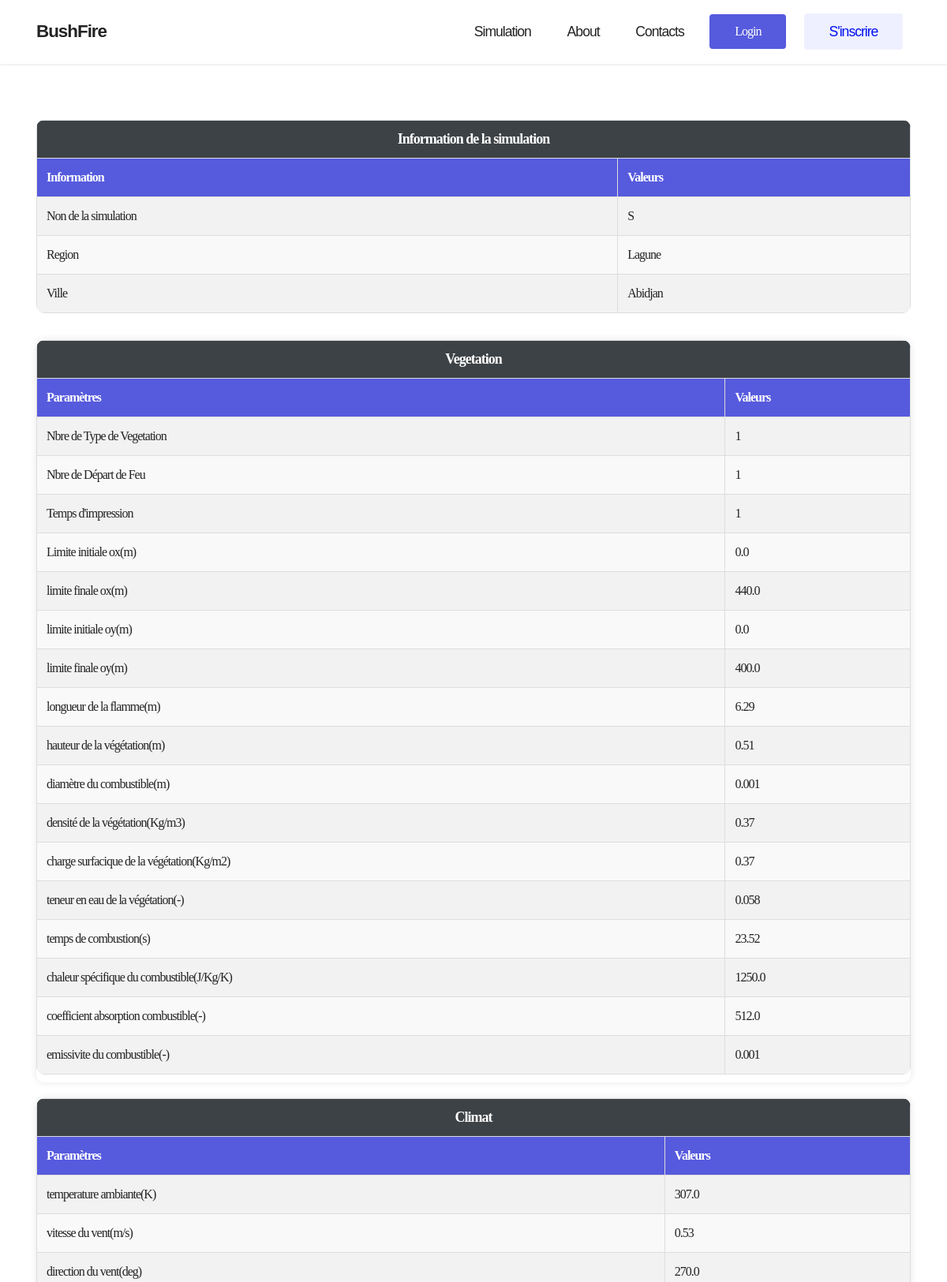
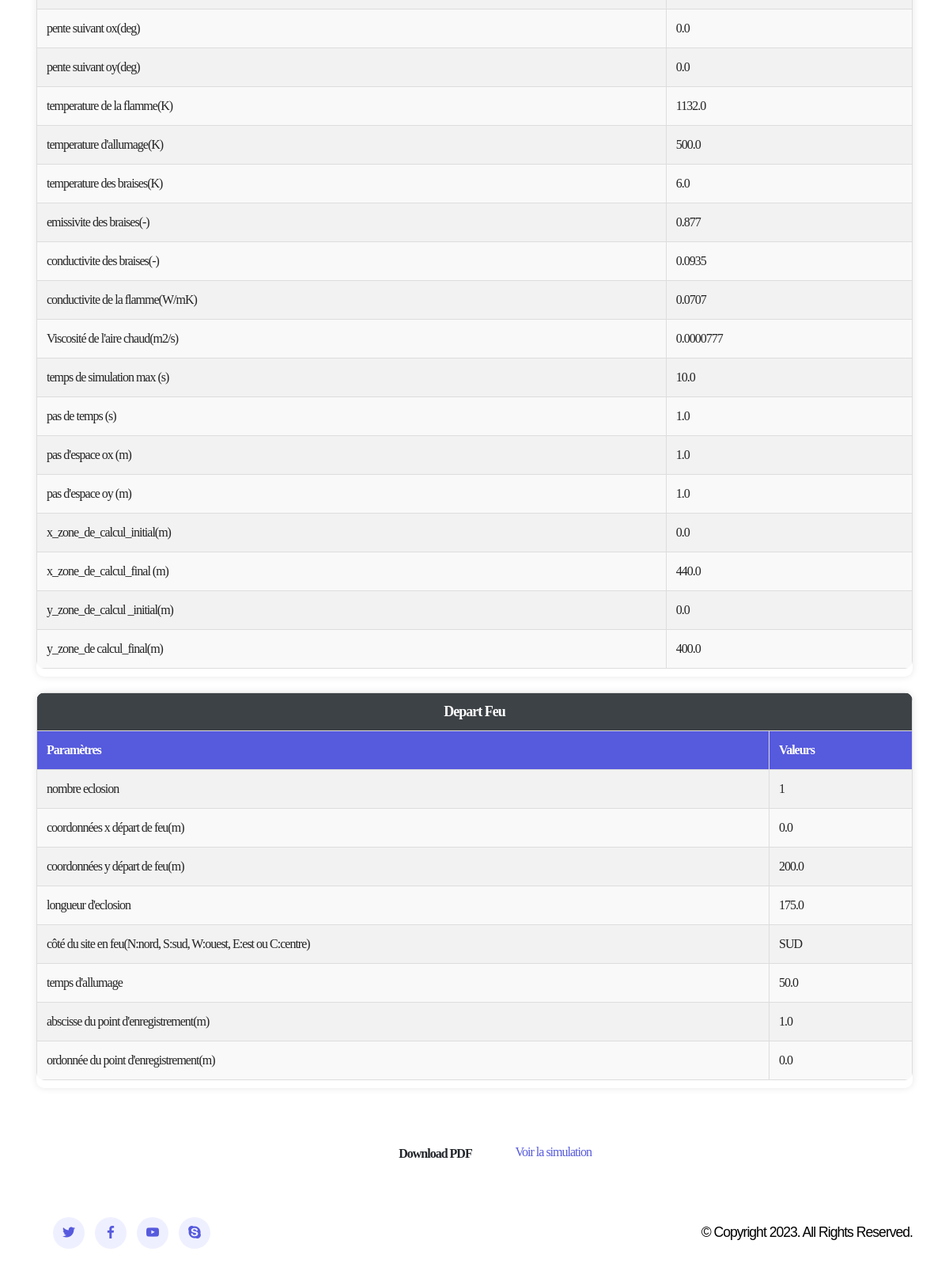
Screenshot of /simulation/31/ with the database file from the repository (2 pictures, top to bottom).
### simulation/models.py (models this page shows, shortened)
class Simulation(models.Model):
    typeVegetation = models.IntegerField(default=0)
    nbrDepartFeu = models.IntegerField(default=0)
    timp = models.IntegerField(default=0)
    x1veg = models.FloatField(default=0.0)
    x2veg = models.FloatField(default=0.0)
    y1veg = models.FloatField(default=0.0)
    y2veg = models.FloatField(default=0.0)
    hauteurFlamme = models.FloatField(default=0.0)
    hauteurFuelBed = models.FloatField(default=0.0)
    diametreFuelBed = models.FloatField(default=0.0)
    densiteFuelBed = models.FloatField(default=0.0)
    chargeSurface = models.FloatField(default=0.0)
    teneurEnEau = models.FloatField(default=0.0)
    timeCombustion = models.FloatField(default=0.0)
    chaleurSpecFeulBed = models.FloatField(default=0.0)
    absorptionFuelBed = models.FloatField(default=0.0)
    emissiviteFuelBed = models.FloatField(default=0.0)
    temperatureAir = models.FloatField(default=0.0)
    vitesseDuVent = models.FloatField(default=0.0)
    directionDuVen = models.FloatField(default=0.0)
    pentex = models.FloatField(default=0.0)
    pentey = models.FloatField(default=0.0)
    temperatureFlamme = models.FloatField(default=0.0)
    temperatureAllumage = models.FloatField(default=0.0)
    temperatureBrais = models.FloatField(default=0.0)
    emissiviteBraise = models.FloatField(default=0.0)
    conductiviteBraise = models.FloatField(default=0.0)
    conductiviteFlamme = models.FloatField(default=0.0)
    viscositeAirChau = models.FloatField(default=0.0)
    timeMax = models.FloatField(default=0.0)
    deltat = models.FloatField(default=0.0)
    deltax = models.FloatField(default=0.0)
    deltay = models.FloatField(default=0.0)
    xDebut = models.FloatField(default=0.0)
    xFin = models.FloatField(default=0.0)
    yDebut = models.FloatField(default=0.0)
    yFin = models.FloatField(default=0.0)
    nbEclosion = models.IntegerField(default=0)
    xEclosion = models.FloatField(default=0.0)
    yEclosion = models.FloatField(default=0.0)
    coteSiteFeu = models.CharField(default='', max_length=10)
    timeAllumage = models.FloatField(default=0.0)
    xenreg = models.FloatField(default=0.0)
    yenreg = models.FloatField(default=0.0)
    longueurEclosion = models.FloatField(default=0.0)
    graphic_urls = models.CharField(default='',max_length=10000)
    name = models.CharField(max_length=100)
    region = models.CharField(max_length=100, default='')
    ville = models.CharField(max_length=100, default='')
    created_on = models.DateTimeField(auto_now_add=True)
    updated_on = models.DateTimeField(auto_now=True)
    is_completed = models.BooleanField(default=False)
    user = models.ForeignKey(settings.AUTH_USER_MODEL, on_delete=models.CASCADE,
        related_name="simulation")
    class Meta:
        app_label = "simulation"
        db_table = "simulations"
        verbose_name = "simulation"
        verbose_name_plural = "simulations"

### simulation/views.py (the view)
# urls.py: path("simulation/<int:pk>/", detail_simulation, name="detail_simulation"),
def detail_simulation(request,pk):
    simulation = get_object_or_404(Simulation, pk=pk)
    return render(request, 'simulation/simulation_detail.html', {'simulation': simulation})

### simulation/templates/simulation/simulation_detail.html (shortened to what this page needs)
{% extends 'simulation/index.html' %}
{% block content %}
<div class="gallery_section layout_padding">
  <br><br><br>
  <div class="container">
    <div class="basic-info">
      <table>
        <thead>
          <tr>
            <th colspan="4" class="table-title">Information de la simulation</th>
          </tr>
          <tr>
            <th>Information</th>
            <th>Valeurs</th>
          </tr>
        </thead>
        <tbody>
          <tr>
            <td>Non de la simulation</td>
            <td>{{ simulation.name }}</td>
          </tr>
          <tr>
            <td>Region</td>
            <td>{{ simulation.region }}</td>
          </tr>
          <tr>
            <td>Ville</td>
            <td>{{ simulation.ville }}</td>
          </tr>
        </tbody>
      </table>
      <br>
    </div>
    <div class="row">
      <div class="col-sm-12">
        </head>
        <body>
          <div class="table-container">
            <table>
              <thead>
                <tr>
                  <th colspan="5" class="table-title">Vegetation</th>
                </tr>
                <tr>
                  <th>Paramètres</th>
                  <th>Valeurs</th>
                </tr>
              </thead>
              <tbody>
                <tr>
                  <td>Nbre de Type de Vegetation</td>
                  <td>{{ simulation.typeVegetation }}</td>
                </tr>
                <tr>
                  <td>Nbre de Départ de Feu</td>
                  <td>{{ simulation.nbrDepartFeu }}</td>
                </tr>
                <tr>
                  <td>Temps d'impression</td>
                  <td>{{ simulation.timp }}</td>
                </tr>
                <tr>
                  <td>Limite initiale ox(m)</td>
                  <td>{{ simulation.x1veg }}</td>
                </tr>
                <tr>
                  <td> limite finale ox(m)</td>
                  <td>{{ simulation.x2veg }}</td>
                </tr>
                <tr>
                  <td>limite initiale oy(m)</td>
                  <td>{{ simulation.y1veg }}</td>
                </tr>
                <tr>
                  <td>limite finale oy(m)
                  </td>
                  <td>{{ simulation.y2veg }}</td>
                </tr>
                <tr>
                  <td>longueur de la flamme(m)
                  </td>
                  <td>{{ simulation.hauteurFlamme }}</td>
                </tr>
                <tr>
                  <td>hauteur de la végétation(m)
                  </td>
                  <td>{{ simulation.hauteurFuelBed }}</td>
                </tr>
                <tr>
                  <td>diamètre du combustible(m)
                  </td>
                  <td>{{ simulation.diametreFuelBed }}</td>
                </tr>
                <tr>
                  <td>densité de la végétation(Kg/m3)
                  </td>
                  <td>{{ simulation.densiteFuelBed }}</td>
                </tr>
                <tr>
                  <td>charge surfacique de la végétation(Kg/m2)</td>
                  <td>{{ simulation.chargeSurface }}</td>
                </tr>
                <tr>
                  <td>teneur en eau de la végétation(-)
                  </td>
                  <td>{{ simulation.teneurEnEau }}</td>
                </tr>
                <tr>
                  <td>temps de combustion(s)
                  </td>
                  <td>{{ simulation.timeCombustion }}</td>
                </tr>
                <tr>
                  <td>chaleur spécifique du combustible(J/Kg/K)
                  </td>
                  <td>{{ simulation.chaleurSpecFeulBed }}</td>
                </tr>
                <tr>
                  <td>coefficient absorption combustible(-)
                  </td>
                  <td>{{ simulation.absorptionFuelBed }}</td>
                </tr>
                <tr>
                  <td>emissivite du combustible(-)
                  </td>
                  <td>{{ simulation.emissiviteFuelBed }}</td>
                </tr>
              </tbody>
            </table>
          </div>
          <div class="table-container">
            <table>
              <thead>
                <tr>
                  <th colspan="4" class="table-title">Climat</th>
                </tr>
                <tr>
                  <th>Paramètres</th>
                  <th>Valeurs</th>
                </tr>
              </thead>
              <tbody>
                <tr>
                  <td>temperature ambiante(K)</td>
                  <td>{{ simulation.temperatureAir }}</td>
                </tr>
                <tr>
                  <td>vitesse du vent(m/s) </td>
                  <td>{{ simulation.vitesseDuVent }}</td>
                </tr>
                <tr>
                  <td>direction du vent(deg)</td>
                  <td>{{ simulation.directionDuVen }}</td>
                </tr>
                <tr>
                  <td>pente suivant ox(deg)</td>
                  <td>{{ simulation.pentex }}</td>
                </tr>
                <tr>
                  <td>pente suivant oy(deg) </td>
                  <td>{{ simulation.pentey }}</td>
                </tr>
                <tr>
                  <td>temperature de la flamme(K)</td>
                  <td>{{ simulation.temperatureFlamme }}</td>
                </tr>
                <tr>
                  <td>temperature d'allumage(K)</td>
                  <td>{{ simulation.temperatureAllumage }}</td>
                </tr>
                <tr>
                  <td>temperature des braises(K)</td>
                  <td>{{ simulation.temperatureBrais }}</td>
                </tr>
                <tr>
                  <td>emissivite des braises(-) </td>
                  <td>{{ simulation.emissiviteBraise }}</td>
                </tr>
                <tr>
                  <td>conductivite des braises(-)
                  </td>
                  <td>{{ simulation.conductiviteBraise }}</td>
                </tr>
                <tr>
                  <td>conductivite de la flamme(W/mK)</td>
                  <td>{{ simulation.conductiviteFlamme }}</td>
                </tr>
                <tr>
                  <td>Viscosité de l'aire chaud(m2/s)</td>
                  <td>{{ simulation.viscositeAirChau }}</td>
                </tr>
                <tr>
                  <td>temps de simulation max (s)</td>
                  <td>{{ simulation.timeMax }}</td>
                </tr>
                <tr>
                  <td>pas de temps (s)</td>
                  <td>{{ simulation.deltat }}</td>
                </tr>
                <tr>
                  <td>pas d'espace ox (m)</td>
                  <td>{{ simulation.deltax }}</td>
                </tr>
                <tr>
                  <td>pas d'espace oy (m) </td>
                  <td>{{ simulation.deltay }}</td>
                </tr>
                <tr>
                  <td>x_zone_de_calcul_initial(m)</td>
                  <td>{{ simulation.xDebut }}</td>
                </tr>
                <tr>
                  <td>x_zone_de_calcul_final (m)</td>
                  <td>{{ simulation.xFin }}</td>
                </tr>
                <tr>
                  <td>y_zone_de_calcul _initial(m)</td>
                  <td>{{ simulation.yDebut }}</td>
                </tr>
                <tr>
                  <td>y_zone_de calcul_final(m)</td>
                  <td>{{ simulation.yFin }}</td>
                </tr>
              </tbody>
            </table>
          </div>
          <div class="table-container">
            <table>
              <thead>
                <tr>
                  <th colspan="4" class="table-title">Depart Feu</th>
                </tr>
                <tr>
                  <th>Paramètres</th>
                  <th>Valeurs</th>
                </tr>
              </thead>
              <tbody>
                <tr>
                  <td>nombre eclosion</td>
                  <td>{{ simulation.nbEclosion }}</td>
                </tr>
                <tr>
                  <td>coordonnées x départ de feu(m)</td>
                  <td>{{ simulation.xEclosion }}</td>
                </tr>
                <tr>
                  <td>coordonnées y départ de feu(m)</td>
                  <td>{{ simulation.yEclosion }}</td>
                </tr>
                <tr>
                  <td>longueur d'eclosion</td>
                  <td>{{ simulation.longueurEclosion }}</td>
                </tr>
                <tr>
                  <td>côté du site en feu(N:nord, S:sud, W:ouest, E:est ou C:centre)</td>
                  <td>{{ simulation.coteSiteFeu }}</td>
                </tr>
                <tr>
                  <td>temps d'allumage</td>
                  <td>{{ simulation.timeAllumage }}</td>
                </tr>
                <tr>
                  <td>abscisse du point d'enregistrement(m)</td>
                  <td>{{ simulation.xenreg }}</td>
                </tr>
                <tr>
                  <td>ordonnée du point d'enregistrement(m)</td>
                  <td>{{ simulation.yenreg }}</td>
                </tr>
              </tbody>
            </table>
          </div>
        </body>
      </div>
    </div>
  </div>
  <center><div class="loader"></div><br></center>
</div>
<center class="center-action">
{% if user == simulation.user %}
  <a class="btn btn-outlined" id="download">Telecharger en PDF</a>
  <a class="btn btn-secondary" href="{% url 'update_simulation' simulation.id %}">Modifier </a>
  <a class="btn btn-secondary" href="{% url 'delete_simulation' simulation.id %}">Supprimer</a>
  {% if simulation.is_completed %}
  <a href="{% url 'view_graphic' pk=simulation.pk %}">Voir la simulation</a>
  {% else %}
    <a class="btn btn-primary" id="sim" href="{% url 'simulate' pk=simulation.pk %}">Simuler</a>
  {% endif %}
{% else %}
  <a class="btn btn-outlined" id="download">Download PDF</a>
  {% if simulation.is_completed %}
  <a href="{% url 'view_graphic' pk=simulation.pk %}">Voir la simulation</a>
  {% endif %}
{% endif %}
</center>
{% endblock %}

### static/assets/theme/css/style.css (style rules this page uses)
body { font-style: normal; line-height: 1.5; font-weight: 400; color: #232323; position: relative; letter-spacing: -1px; }
section, .container, .container-fluid { position: relative; word-wrap: break-word; }
a { font-style: normal; font-weight: 400; cursor: pointer; }
a, a:hover { text-decoration: none; }
h1, h2, h3, h4, h5, h6, .display-1, .display-2, .display-4, .display-5, .display-7, span, p, a { line-height: 1; word-break: break-word; word-wrap: break-word; font-weight: 400; }
.btn { font-weight: 600; border-width: 1px; font-style: normal; margin: 0.6rem 0.6rem; white-space: normal; transition: all 0.2s ease-in-out; display: inline-flex; align-items: center; justify-content: center; word-break: break-word; }
.row { display: -webkit-flex; -webkit-flex-wrap: wrap; }
html, body { height: auto; min-height: 100vh; }
@media (min-width: 992px) { .container { padding-left: 16px; padding-right: 16px; } }
@media (min-width: 992px) { .row { margin-left: -16px; margin-right: -16px; } }
@media (min-width: 992px) { .row>[class*=col] { padding-left: 16px; padding-right: 16px; } }

### static/assets/mobirise/css/mbr-additional.css (style rules this page uses)
body { font-family: Kantumruy Pro; }
.btn { padding: 1rem 2.6rem; border-radius: 4px; }
a, a:hover { color: #565add; }
body { overflow-x: hidden; }
a { transition: color 0.6s; }

### simulation/templates/simulation/simulation_detail.html (style rules this page uses)
.table-container { margin-bottom: 20px; box-shadow: 0 0 10px rgba(0, 0, 0, 0.1); border-radius: 10px; overflow: hidden; }
table { width: 100%; border-collapse: collapse; margin-bottom: 10px; border-radius: 10px; overflow: hidden; }
th, td { border: 1px solid #ddd; padding: 12px; text-align: left; }
th { background-color: #565add; color: white; font-weight: bold; }
tbody tr:nth-child(even) { background-color: #f9f9f9; }
tbody tr:nth-child(odd) { background-color: #f2f2f2; }
.table-title { text-align: center; font-weight: bold; font-size: 18px; margin-bottom: 10px; background-color: #3d4246; color: white; padding: 10px; }

### rows the page displays
Simulation: name "S", region "Lagune", ville "Abidjan", typeVegetation "1", nbrDepartFeu "1", timp "1", x1veg "0.0", x2veg "440.0", y1veg "0.0", y2veg "400.0", hauteurFlamme "6.29", hauteurFuelBed "0.51", diametreFuelBed "0.001", densiteFuelBed "0.37", chargeSurface "0.37", teneurEnEau "0.058", timeCombustion "23.52", chaleurSpecFeulBed "1250.0", absorptionFuelBed "512.0", emissiviteFuelBed "0.001", temperatureAir "307.0", vitesseDuVent "0.53", directionDuVen "270.0", pentex "0.0", pentey "0.0", temperatureFlamme "1132.0", temperatureAllumage "500.0", temperatureBrais "6.0", emissiviteBraise "0.877", conductiviteBraise "0.0935", conductiviteFlamme "0.0707", viscositeAirChau "0.0000777", timeMax "10.0", deltat "1.0", deltax "1.0", deltay "1.0", xDebut "0.0", xFin "440.0", yDebut "0.0", yFin "400.0", nbEclosion "1", xEclosion "0.0", yEclosion "200.0", longueurEclosion "175.0", coteSiteFeu "SUD", timeAllumage "50.0", xenreg "1.0", yenreg "0.0"
